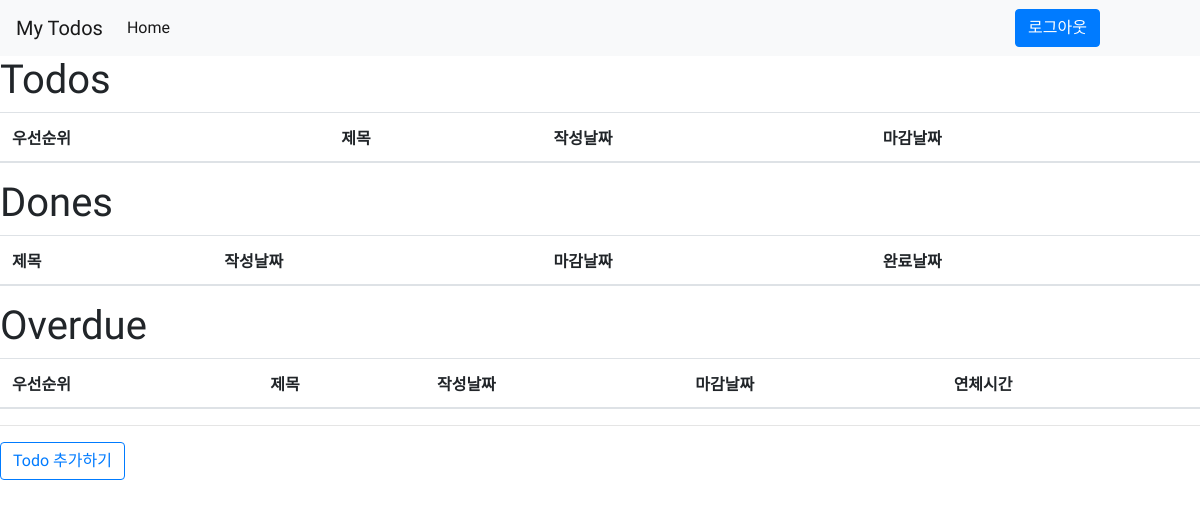
The app's page / (signed in), older data.
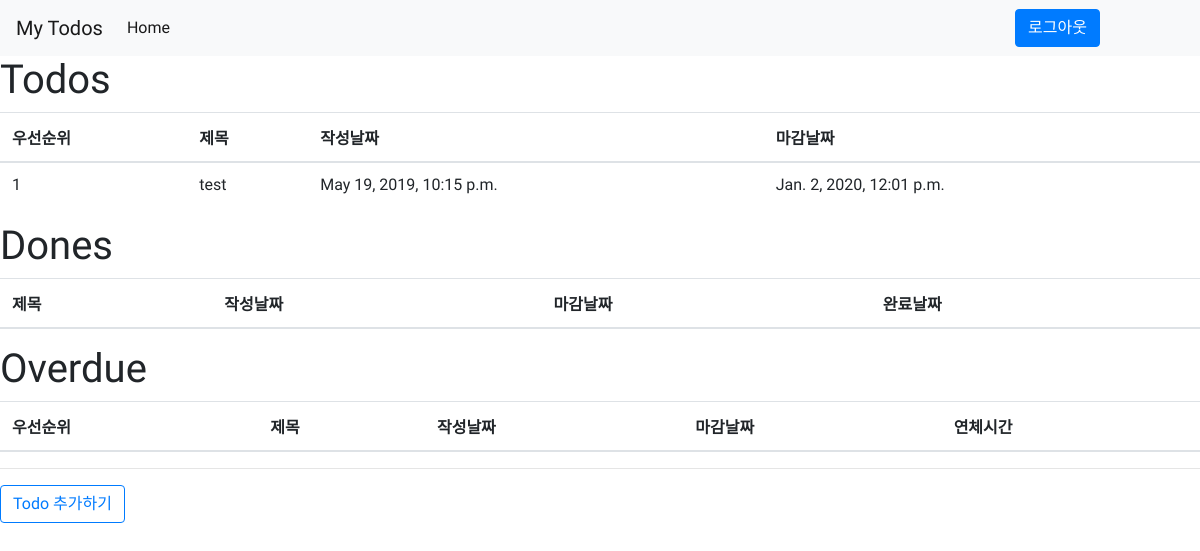
The same page, newer data.
### todos/models.py (models this page shows, shortened)
class Todo(models.Model): # Todo 모델
    user = models.ForeignKey(User, on_delete=models.CASCADE, default=None) # 유저필드이며, 해당 유저가 삭제되면 Todo도 연쇄적으로 삭제된다.
    title = models.CharField(max_length=200) # Todo 제목
    priority = models.IntegerField(default=0) # 우선순위
    pub_date = models.DateTimeField('date published') # Todo 생성시각
    due_date = models.DateTimeField('due date') # Todo 만료시각
    all_done = models.BooleanField(default=False) # Todo 안의 세부 todo가 다 완료 되었는지 여부 판별 플래그
    class Meta:
        ordering = ['priority'] # 우선순위를 기준으로 정렬
    def is_overdue(self): # 해당 모델 객체의 만료기간을 넘어갔을 경우 판별하는 함수
        return True if self.due_date < timezone.now().replace(microsecond=0) else False

### todos/views.py (the view)
# urls.py: path('', views.index, name='index'), # 메인 페이지
def index(request):
    if request.user.is_authenticated: #로그인이 되어 있을 경우
        user = User.objects.get(username = request.user.username) # 해당 유저 객체를 갖고 온다.
        todo_list = user.todo_set.all() # 그리고 해당 유저가 가지는 Todo를 모두 갖고 온다.
        return render(request, 'todos/index.html', {'todo_list': todo_list }) # Http 요청과 해당 유저의 todo list들을 보내 렌더링해준다.
    else: # 로그인이 되어 있지 않은 경우
        return render(request, 'todos/login.html') # 로그인 화면으로 렌더링해준다.

### todos/templates/todos/index.html (shortened to what this page needs)
{% extends 'todos/base.html' %}
{% block content %}
    <div class="position-absolute w-100 d-flex flex-column p-4">
    </div>
    <h1> Todos <br></h1>
<table class = "table table-hover">
    <thead>
        <tr>
            <th>우선순위</th>
            <th>제목</th>
            <th>작성날짜</th>
            <th>마감날짜</th>
        </tr>
    </thead>
    <tbody>
    {% for todo in todo_list %}
        {% if not todo.all_done and not todo.is_overdue %}
    <tr onClick="location.href='{% url "todos:detail" todo.id %}'" style="cursor:pointer;">
        <td>{{ todo.priority }} </td>
        <td>{{ todo.title }} </td>
        <td>{{ todo.pub_date }} </td>
        <td>{{ todo.due_date }} </td>
    </tr>
        {% endif %}
    {% endfor %}
    </tbody>
</table>
<h1> Dones <br></h1>
<table class = "table table-hover">
    <thead>
        <tr>
            <th>제목</th>
            <th>작성날짜</th>
            <th>마감날짜</th>
            <th>완료날짜</th>
        </tr>
    </thead>
</table>
<h1> Overdue <br></h1>
<table class = "table table-hover">
    <thead>
        <tr>
            <th>우선순위</th>
            <th>제목</th>
            <th>작성날짜</th>
            <th>마감날짜</th>
            <th>연체시간</th>
        </tr>
    </thead>
</table>
<hr/>
<a class="btn btn-outline-primary center" href="{% url "todos:write" %}">Todo 추가하기</a>
{% endblock content %}

Row changes from the older to the newer data that the page shows:
added Todo: priority "1", title "test", pub_date "May 19, 2019, 10:15 p.m.", due_date "Jan. 2, 2020, 12:01 p.m."
